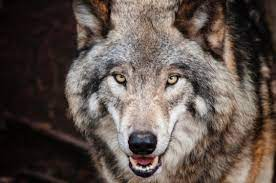
#> input picture A01.jfif, 276 x 183 px, given in place of the camera
$ jupyter execute '034(filtercolor).ipynb'
#> lines starting #> are read from the running program, lines starting #| are printed output that depends on the picture; after the words box and inside, x2 and y2 are one past the last pixel; in counts of white or black regions, pixels touching at a corner belong together
[cell 1]
import cv2
import numpy as np

[cell 2]
cap = cv2.VideoCapture(1)

def wscube(x):
    pass

cv2.namedWindow('video')
cv2.createTrackbar('lb','video',0,255,wscube)
#> slider 'lb' is set to 51
cv2.createTrackbar('lg','video',0,255,wscube)
#> slider 'lg' is set to 51
cv2.createTrackbar('lr','video',0,255,wscube)
#> slider 'lr' is set to 51

cv2.createTrackbar('ub','video',255,255,wscube)
cv2.createTrackbar('ug','video',255,255,wscube)
cv2.createTrackbar('ur','video',255,255,wscube)

while cap.isOpened():
    r,frame = cap.read()
#> frame is the input picture: shape (183, 276, 3); mean B, G, R 75.4, 81.3, 93.3

    if r == True:
        img = cv2.resize(frame,(400,300))
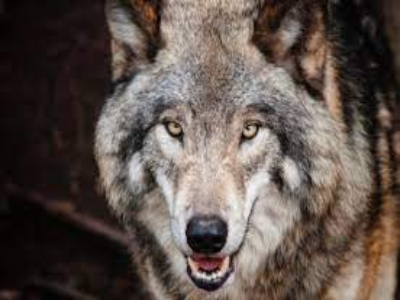
#> img: shape (300, 400, 3); mean B, G, R 75.2, 81.2, 93.2
        hsv_img = cv2.cvtColor(img,cv2.COLOR_BGR2HSV)
#> hsv_img: shape (300, 400, 3); mean H, S, V 35.5, 73.4, 93.4

        Lb = cv2.getTrackbarPos('lb','video')
        Lg = cv2.getTrackbarPos('lg','video')
        Lr = cv2.getTrackbarPos('lr','video')

        Ub = cv2.getTrackbarPos('ub','video')
        Ug = cv2.getTrackbarPos('ug','video')
        Ur = cv2.getTrackbarPos('ur','video')


        lo = np.array([Lb,Lg,Lr])
        up = np.array([Ub,Ug,Ur])

        masks = cv2.inRange(hsv_img,lo,up)
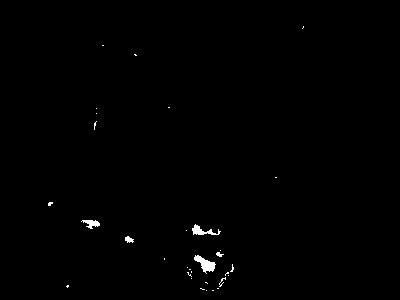
#> masks: shape (300, 400); 0.5% white; 32 white regions (26 under 20 px), largest, box (x1, y1, x2, y2) and area: (194, 255, 216, 274) 191, (192, 224, 221, 235) 133, (81, 220, 100, 229) 93, (125, 236, 134, 243) 41, (216, 252, 224, 257) 23, (219, 277, 226, 287) 21

        res = cv2.bitwise_and(img,img,mask=masks)

        cv2.imshow('res',res)
        cv2.imshow('mask',masks)
        cv2.imshow('hsv',hsv_img)
        cv2.imshow('wscube',img)

        if cv2.waitKey(1) & 0xff == ord('p'):
#> (key Esc is pressed here)
            break
    else:
        break
cap.release()
cv2.destroyAllWindows()

$ run again, on A02.jfif
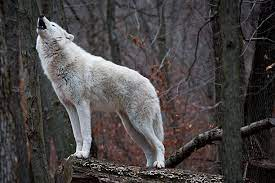
#> input picture A02.jfif, 275 x 183 px, given in place of the camera
#> frame is the input picture: shape (183, 275, 3); mean B, G, R 69.9, 69.8, 73.8
#> `img = cv2.resize(frame,(400,300))`:
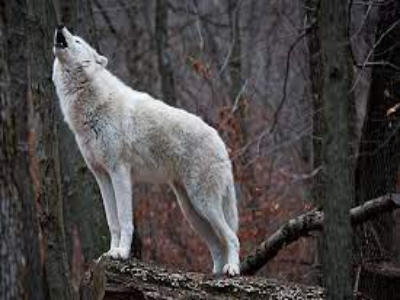
#> img: shape (300, 400, 3); mean B, G, R 69.8, 69.7, 73.6
#> hsv_img: shape (300, 400, 3); mean H, S, V 68, 33.2, 75.4
#> `masks = cv2.inRange(hsv_img,lo,up)`:
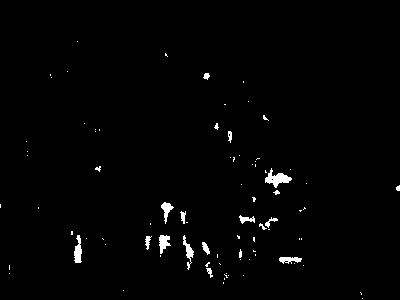
#> masks: shape (300, 400); 1.3% white; 84 white regions (66 under 20 px), largest, box (x1, y1, x2, y2) and area: (265, 168, 292, 188) 237, (74, 235, 82, 263) 150, (159, 235, 171, 254) 137
